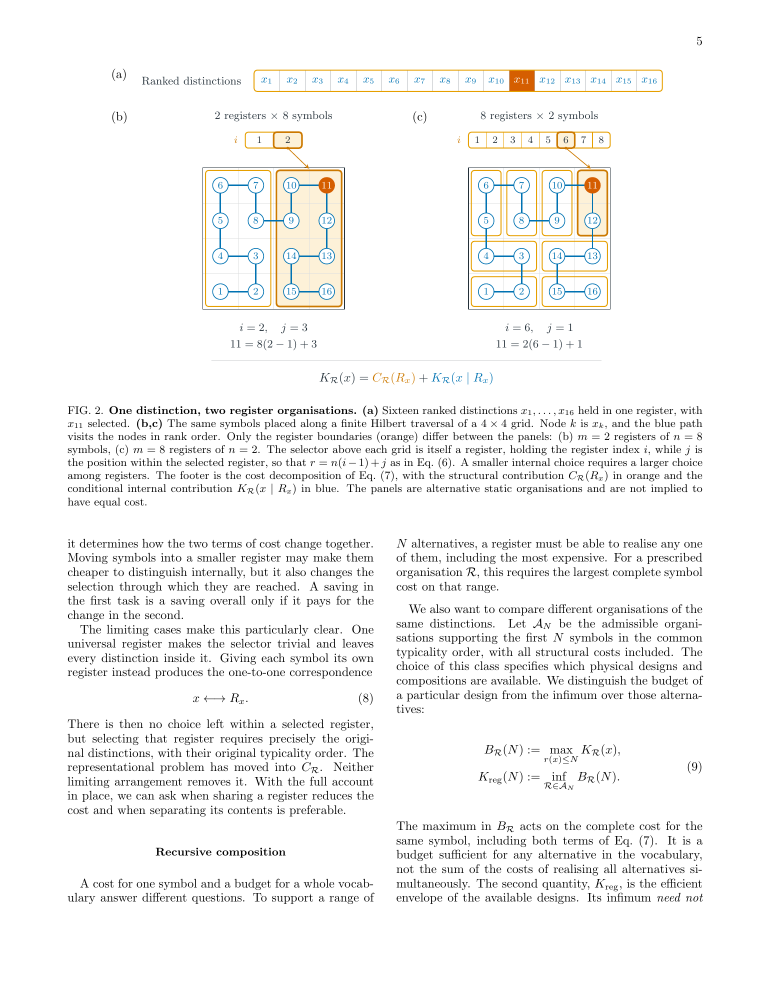
#> input picture assets/img/eigen/source-pages/cost-05.webp, 1530 x 1980 px (shown at 1/2 size)
$ python -i build_cost_reading_sections.py   (imports and definitions only)
#> lines starting #> are read from the running program, lines starting #| are printed output that depends on the picture
"""Build the section-by-section reading edition and its full, scriptless transcripts.

Run without arguments to rebuild the index, HTML and opening from the published
section JSONs. Supply --cost-build with a compiled manuscript directory to
regenerate section texts and figure crops. A standalone submission ZIP can
also be built with --cost-submission. Regeneration requires Poppler, mutool,
Pandoc and Pillow. The build is checked against every page of the public Cost PDF.
Kalmár has no embedded TeX. Its displayed mathematics is transcribed against the
PDF, with checked offsets in the original Poppler text stream.
"""

import argparse
import hashlib
import json
import re
import subprocess
import sys
import tempfile
import unicodedata
from html import escape as esc
from pathlib import Path
from xml.etree import ElementTree
from zipfile import ZipFile

from PIL import Image

SITE = Path(__file__).resolve().parents[1]
OUT = SITE / "eigenengine/cost-of-complexity/reading"
WEB = "/eigenengine/cost-of-complexity/reading/"
GUIDE = "/eigenengine/guide/"
ROMAN = ["I", "II", "III", "IV", "V", "VI", "VII", "VIII"]


def call(*args):
    return subprocess.check_output(list(map(str, args))).decode()


# [134 lines left out: functions emit, pdf_info, figure_image, packet, brace, wrap_command and 1 more, not called in this run]


def generate_cost(src):
    pdf = SITE / "eigenengine/guide/the-cost-of-complexity.pdf"
    if (
        hashlib.sha256(pdf.read_bytes()).hexdigest()
        != "3d6b0e6712cd9ff6d5c91d152d5cd1a9eeda93862fc90ea2fc02c894383c4c87"
    ):
        raise ValueError("Unexpected edition of The Cost of Complexity")
    assert call("pdftotext", "-raw", src / "main.pdf", "-") == call(
        "pdftotext", "-raw", pdf, "-"
    ), "The source build must reproduce the released PDF text"
    titles, _dest = pdf_info(pdf)
    aux = (src / "main.aux").read_text()
    labels = {
        k: (n, int(p))
        for k, n, p in re.findall(r"\\newlabel\{([^{}]+)\}\{\{([^{}]*)\}\{(\d+)\}", aux)
    }
    cite = {k: n for k, n in re.findall(r"\\bibcite\{([^}]+)\}\{\{(\d+)\}", aux)}
    assert len(cite) == 76
    number = 0
    theorem = 0
    footnotes = 0
    figures = []

    # [136 lines left out: function render, not called in this run]

    main = (src / "main.tex").read_text()
    inputs = re.findall(r"^\\input\{([^}]+)\}", main, re.MULTILINE)
    abstract = render((src / (inputs[0] + ".tex")).read_text())
    data = []
    for i, f in enumerate(inputs[1:]):
        text = (src / (f + ".tex")).read_text()
        heading = re.search(r"\\section\{([^}]+)\}", text)
        figures = []
        body = render(text[heading.end() :])
        title = heading[1]
        data.append(
            (ROMAN[i].lower(), ROMAN[i], title, "section", titles[title], body, figures)
        )
    ack = re.search(
        r"\\begin\{acknowledgments\}(.*?)\\end\{acknowledgments\}", main, re.DOTALL
    )[1]
    figures = []
    data.append(
        (
            "acknowledgments",
            "",
            "Acknowledgments",
            "acknowledgments",
            titles["Acknowledgments"],
            render(ack),
            figures,
        )
    )
    apps = re.split(
        r"\\section\{([^}]+)\}",
        main.split("\\appendix", 1)[1].split("\\bibliographystyle", 1)[0],
    )
    for i, (title, content) in enumerate(zip(apps[1::2], apps[2::2])):
        letter = chr(65 + i)
        number = 0
        title = render(title)
        figures = []                           # an appendix may carry a figure of its own
        text = render(content, letter)
        data.append(
            (
                "appendix-" + letter.lower(),
                "Appendix " + letter,
                title,
                "appendix",
                titles[title],
                text,
                figures,
            )
        )
    raw = call("pdftotext", "-raw", pdf, "-")
    refs = references(raw)
    assert refs.startswith("[1] ") and "[76] " in refs
    data.append(
        ("references", "", "References", "references", titles["References"], refs, [])
    )
    out = []
    for i, (id, l, t, kind, p, tx, fig) in enumerate(data):
        end = data[i + 1][4] if i + 1 < len(data) else 22
        # The publication switches to a new page between some complete sections.
        if id == "acknowledgments":
            end = p
        end = max([end, *[f["page"] for f in fig]])
        out.append(packet("cost", id, l, t, kind, [p, end], tx, fig))
    ar = packet("cost", "abstract", "", "Abstract", "abstract", [1, 1], abstract)
    return {
        "id": "cost",
        "title": "The Cost of Complexity: A Physical Theory of Representation",
        "pdf": GUIDE + pdf.name,
        "sha256": hashlib.sha256(pdf.read_bytes()).hexdigest(),
        "abstract": abstract,
        "abstractUrl": ar["url"],
        "sourceNote": "Prose and mathematical expressions from the Writing App manuscript of 28 November 2026. Its compiled text was checked on all 22 pages. Figure images are crops of the PDF.",
        "sections": out,
    }


# Typeset mathematics transcribed from the dated 8-page PDF. Ranges refer to
# Poppler's raw-order lines, with floats and their captions removed before joining prose.
EQ = {
    (
        66,
        68,
    ): r"K_{\mathrm{reg}}(N)=\inf_{\mathcal R\in\mathcal A_N} B_{\mathcal R}(N).",
    (71, 71): r"K_{\mathrm{reg}}(mn)\le K_{\mathrm{reg}}(m)+K_{\mathrm{reg}}(n),",
    (73, 73): r"\kappa_\infty\ln N\le K_{\mathrm{reg}}(N).",
    (75, 75): r"K_{\mathrm{reg}}(n)=K_0+\kappa\ln n,",
    (
        83,
        91,
    ): r"p(r\mid\lambda)=\frac{r^{-\lambda}}{Z_R(\lambda)},\qquad Z_R(\lambda)=\sum_{r=1}^{R}r^{-\lambda},",
    (99, 109): r"\lim_{R\to\infty}\frac{C_R(1+x/L)}{L}=c(x):=\frac1x-\frac{1}{e^x-1},",
    (
        131,
        133,
    ): r"\langle K\rangle_p-\kappa H(p)=\bigl(K_0-\kappa\ln H_R\bigr)+\kappa D(p\Vert h),",
    (142, 142): r"K_0\ge\kappa\ln H_R=\kappa\ln\ln R+O(1/\ln R).",
    (149, 156): r"r=1+\sum_{i=1}^{k}(j_i-1)\prod_{l>i}n_l.",
    (170, 173): r"H(N)=\sum_{d\mid N,\,d>1}H(N/d).",
    (
        175,
        187,
    ): r"\sum_{N\ge 1}\frac{H(N)}{N^s}=\sum_{k\ge 0}\bigl(\zeta(s)-1\bigr)^k=\frac{1}{2-\zeta(s)}.",
    (
        191,
        198,
    ): r"\sum_{N\le x}H(N)=\frac{x^\rho}{-\rho\zeta^{\prime}(\rho)}\bigl(1+o(1)\bigr),",
    (201, 202): r"H(N)\le N^\rho",
    (
        224,
        228,
    ): r"B(n_1,\ldots,n_k)=\sum_{i=1}^{k}K_{\mathrm{reg}}(n_i)=kK_0+\kappa\ln N.",
    (236, 237): r"\zeta(\lambda_c)=1+e^{\lambda_c k_0}",
    (
        239,
        248,
    ): r"\Omega(b)=\frac{e^{\lambda_c b}}{\lambda_c m}\bigl(1+o(1)\bigr),\qquad m=k_0-\frac{\zeta^{\prime}(\lambda_c)}{\zeta(\lambda_c)-1},",
    (250, 254): r"\lim_{b\to\infty}\frac{\ln\Omega(b)}{b}=\lambda_c.",
    (298, 299): r"1<\lambda_c<1+e^{-k_0}.",
    (
        365,
        373,
    ): r"P(n_1,\ldots,n_k)=\frac{1}{\Xi}\prod_{i=1}^k z\,n_i^{-\lambda},\qquad z=e^{-\lambda k_0},",
    (
        439,
        449,
    ): r"\Xi(\lambda)=\sum_{k\ge0}q^k=\frac{1}{1-q},\qquad q=e^{-\lambda k_0}\bigl(\zeta(\lambda)-1\bigr).",
    (454, 458): r"P(k)=(1-q)q^k,\qquad\langle k\rangle=\frac{q}{1-q}.",
    (461, 464): r"P(n)=\frac{n^{-\lambda}}{\zeta(\lambda)-1},\qquad n\ge2.",
    (494, 494): r"1<\lambda_c\le\rho=1.7286\ldots,",
    (504, 507): r"\theta(N)=\frac{\ln H(N)}{\ln N},",
    (
        514,
        521,
    ): r"\begin{aligned}K_{\mathrm{self}}(N)&\ge\kappa_\infty[1+\theta(N)]\ln N,\\ K_{\mathrm{self}}(N)&\le K_{\mathrm{reg}}(N)+K_{\mathrm{reg}}\bigl(H(N)\bigr),\end{aligned}",
    (551, 554): r"\Lambda(N)\le\frac{\ln N}{1-\theta}.",
    (561, 565): r"\Lambda(p^k)=k\ln p+\frac{k(k-1)}{2}\ln 2.",
    (574, 577): r"\Lambda(N)=\frac{\ln N\,(\log_2N+1)}{2},",
    (616, 616): r"A_2(k)=A_1(k)+A_2(k-1),\qquad A_2(1)=1,",
    (629, 629): r"A_n(k)=A_{n-1}(k)+A_n(k-1),\qquad A_n(1)=1,",
    (639, 650): r"A_n(k)=\binom{k+n-1}{n}=\frac{(\log_2 N)^n}{n!}\bigl[1+O(1/k)\bigr].",
    (
        716,
        725,
    ): r"\sum_{n\ge0}A_n(k)x^n=(1-x)^{-k}=N^\alpha,\qquad\alpha=\log_2\frac{1}{1-x}.",
    (
        740,
        749,
    ): r"\frac{N^\alpha-1}{\alpha}=\frac{1}{\alpha}\sum_{n\ge1}A_n(\log_2N)x^n,",
    (754, 758): r"\sum_{n\ge0}A_n(k)2^{-n}=2^k=N,",
    (
        836,
        850,
    ): r"H(N)\le\sum_{d\mid N,\,d>1}\left(\frac{N}{d}\right)^\rho<N^\rho\sum_{d\ge2}d^{-\rho}=N^\rho\bigl(\zeta(\rho)-1\bigr)=N^\rho.",
    (
        865,
        871,
    ): r"q(\lambda)=\int e^{-\lambda s}\,\nu(ds)=e^{-\lambda k_0}\bigl(\zeta(\lambda)-1\bigr),",
    (
        888,
        898,
    ): r"m=\sum_{n\ge2}(k_0+\ln n)\,e^{-\lambda_c k_0}n^{-\lambda_c}=k_0-\frac{\zeta^{\prime}(\lambda_c)}{\zeta(\lambda_c)-1}<\infty.",
    (
        906,
        921,
    ): r"e^{-\lambda_c b}\Omega(b)=\int_0^b e^{-\lambda_c(b-s)}\,U(ds)\longrightarrow\frac1m\int_0^\infty e^{-\lambda_c t}\,dt=\frac1{\lambda_c m}",
    (
        930,
        942,
    ): r"\sum_{r=1}^R\frac1r f\left(\frac{\ln r}{L}\right)=L\int_0^1 f(t)\,dt+O(1).",
    (
        950,
        967,
    ): r"\frac{C_R}{L}=\frac{\int_0^1te^{-xt}\,dt}{\int_0^1e^{-xt}\,dt}+O(1/L)=\frac1x-\frac1{e^x-1}+O(1/L).",
    (972, 975): r"\langle K\rangle_p=K_0-\kappa\ln H_R-\kappa\sum_r p(r)\ln h(r),",
    (1030, 1045): r"\binom{k+n-1}{n}=\sum_{j=0}^n\binom{n-1}{n-j}\binom{k}{j},",
}
MID = {
    (
        17,
        23,
    ): r"organisation needs range $NH(N)$, with $H(N)\le N^\rho$. Closing that account for a binary register of k digits costs k(k + 1)/2 digits. Iterating the construction gives a hierarchy with cost $\binom{k+n-1}{n}$ at level n, whose generating function is a power law in N.",
    (
        93,
        95,
    ): r"family are used below. Write $C_R(\lambda)=\sum_r p(r\mid\lambda)\ln r$ for",
    (127, 129): r"be the harmonic distribution with $H_R=\sum_{r\le R}1/r$, and",
    (
        311,
        314,
    ): r"of the letters sum to one [14]. Here that condition is $\sum_{n\ge2} e^{-\lambda(k_0+\ln n)}=1$, which is Eq. (15). The constant",
    (
        330,
        333,
    ): r"root of $\sum_{n\in S}e^{-\lambda b_n}=1$. If the $b_n$ are the lengths of a",
    (
        510,
        512,
    ): r"budget $K_{\mathrm{self}}(N)=K_{\mathrm{reg}}\bigl(NH(N)\bigr)$ of a register holding",
    (
        537,
        541,
    ): r"Definition 2. The organisation tower of N is the sequence $N_0=N$, $N_{t+1}=H(N_t)$. The tower closes if $N_T=1$ for some T, and its closure cost is $\Lambda(N)=\sum_{t<T}\ln N_t$.",
    (
        542,
        547,
    ): r"A closed tower holds $\prod_t N_t$ joint alternatives, so its budget lies between $\kappa_\infty\Lambda(N)$ and $\sum_{t<T}K_{\mathrm{reg}}(N_t)$.",
    (
        549,
        550,
    ): r"1. If $\theta(N_t)\le\theta<1$ for every level of the tower, then the tower closes and",
    (
        555,
        560,
    ): r"2. For $N=p^k$ with p prime the tower is $p^k,2^{k-1},2^{k-2},\ldots,1$ and",
    (566, 567): r"For p = 2 this is $\tfrac12k(k+1)\ln 2$.",
    (797, 799): r"nodes. Their number grows exponentially, as $(3+2\sqrt2)^N$",
    (
        852,
        855,
    ): r"Let $s_n=k_0+\ln n$ for $n\ge2$ and let $\nu=\sum_{n\ge2}\delta_{s_n}$.",
    (
        856,
        861,
    ): r"An organisation is a finite sequence of steps $s_{n_i}$ and its budget is their sum, so $\Omega(b)=\sum_{k\ge0}\nu^{*k}([0,b])$. The",
    (
        876,
        883,
    ): r"≤ 1, λ_c ≤ ρ with equality only at k₀ = 0, and λ_c decreases with $k_0$. From $\zeta(\lambda)-1<\int_1^\infty x^{-\lambda}\,dx=1/(\lambda-1)$ we get $e^{\lambda_c k_0}<1/(\lambda_c-1)$, which gives Eq. (18).",
    (
        884,
        887,
    ): r"The tilted measure $P^*(ds)=e^{-\lambda_c s}\nu(ds)$ is a probability distribution on $(0,\infty)$ with mean",
    (
        900,
        905,
    ): r"$s_2=\ln2$ are incommensurable. Let $U=\sum_{k\ge0}P^{*k}$ be its renewal measure. Then $\Omega(db)=e^{\lambda_c b}U(db)$ and",
    (
        943,
        949,
    ): r"At $\lambda=1+x/L$ the weight is $r^{-\lambda}=r^{-1}e^{-x\ln r/L}$. Taking $f(t)=e^{-xt}$ and $f(t)=te^{-xt}$,",
    (976, 978): r"and $-\sum_r p\ln h=H(p)+D(p\Vert h)$.",
    (
        980,
        992,
    ): r"in $db$ is $e^{-\lambda b}\Omega(db)=e^{-(\lambda-\lambda_c)b}U(db)$. By the renewal theorem $U([a,a+h])\to h/m$, so for continuous g on [0, 1], $L^{-1}\int_0^L g(b/L)\,U(db)\to m^{-1}\int_0^1g(t)\,dt$. At $\lambda=\lambda_c+x/L$ the weight is $e^{-xb/L}$ and the calculation above applies.",
    (
        999,
        1006,
    ): r"Proposition 4. (i) $\ln N_{t+1}\le\theta\ln N_t$ gives $\ln N_t\le\theta^t\ln N$. The ranges are integers, so the tower reaches one, and the geometric series gives Eq. (26). (ii) $H(p^k)=2^{k-1}$, the number of compositions of k, for every prime p. (iii) is immediate.",
    (
        1008,
        1028,
    ): r"(i) $\binom{k+n-1}{n}$ satisfies Pascal’s rule $\binom{k+n-1}{n}=\binom{k+n-2}{n-1}+\binom{k+n-2}{n}$, which is Eq. (30), and equals one at k = 1 and at n = 0. (ii) $A_n(k+1)=\binom{k+n}{n}=\binom{k+n}{k}=A_k(n+1)$.",
    (
        1046,
        1055,
    ): r"with coefficient one at $j=n$. The change from $\{\binom{k}{j}\}$ to $\{A_n\}$ is therefore unitriangular over the integers, and the binomial coefficients $\binom{k}{j}$ are a basis for the integer-valued polynomials [21]. (iv) is the negative binomial series, and",
    (1056, 1058): r"$(1-x)^{-k}=2^{k\log_2[1/(1-x)]}$.",
    (
        1064,
        1068,
    ): r"local exponent of $\sum_{n\le N} H(n)$ between $N=10^5$ and $10^6$ is 1.730. The partial sum of Eq. (11) over $N\le 2\times10^6$",
}
# Locations of paragraph boundaries in the PDF's text stream.
PARAS = {
    33,
    41,
    48,
    69,
    72,
    74,
    76,
    80,
    97,
    115,
    122,
    125,
    136,
    141,
    145,
    159,
    166,
    174,
    199,
    207,
    220,
    229,
    234,
    300,
    305,
    319,
    328,
    359,
    452,
    453,
    459,
    465,
    467,
    475,
    478,
    484,
    486,
    499,
    509,
    525,
    535,
    537,
    542,
    548,
    549,
    555,
    568,
    570,
    582,
    585,
    608,
    613,
    627,
    631,
    636,
    638,
    651,
    713,
    715,
    726,
    735,
    759,
    761,
    767,
    778,
    787,
    792,
    804,
    807,
    812,
    817,
    830,
    834,
    852,
    884,
    899,
    928,
    943,
    968,
    971,
    979,
    995,
    999,
    1008,
    1029,
    1060,
    1071,
    1077,
    1085,
    1095,
}
SPECS = [
    ("i", "I", "Introduction", 25, 59, (1, 1)),
    ("ii", "II", "Setting", 62, 142, (1, 2)),
    ("iii", "III", "Organisations of a positional register", 145, 218, (2, 3)),
    ("iv", "IV", "The capacity of organisation", 220, 357, (2, 3)),
    ("v", "V", "The ensemble of organisations", 359, 497, (3, 4)),
    ("vi", "VI", "Self-indexing registers", 499, 606, (4, 5)),
    ("vii", "VII", "The reflective hierarchy", 608, 776, (5, 6)),
    ("viii", "VIII", "Outlook", 778, 819, (6, 7)),
    ("acknowledgments", "", "Acknowledgments", 821, 828, (7, 7)),
    ("appendix-a", "Appendix A", "The bound on H(N)", 830, 850, (7, 7)),
    ("appendix-b", "Appendix B", "Proof of Theorem 1", 852, 926, (7, 7)),
    ("appendix-c", "Appendix C", "Pinning", 928, 992, (7, 7)),
    ("appendix-d", "Appendix D", "Self-indexing and closure", 995, 1006, (8, 8)),
    ("appendix-e", "Appendix E", "Proof of Theorem 4", 1008, 1058, (8, 8)),
    ("appendix-f", "Appendix F", "Numerical checks", 1060, 1100, (8, 8)),
    ("references", "", "References", 1101, 1149, (8, 8)),
]
# The first citation of a composite figure can precede the section that gives all of its results.
FIGS = {
    "iii": (
        1,
        3,
        "(a) The eight positional organisations of sixteen ranked symbols, labelled by their ordered factorisation and depth k. Orange lines are register boundaries, drawn shorter at each deeper level. The organisations 2 · 8 and 8 · 2 are panels (b) and (c) of Fig. 2 in Ref. [1]. (b) Number of positional organisations H(N) for $2 \\le N \\le 10^6$ (grey points), computed from Eq. (10). Blue line: the bound $N^\\rho$ of Eq. (13). Black line: H = N. Orange markers: the six ranges in this interval with H(N) = N.",
    ),
    "v": (
        2,
        4,
        r"(a) Critical multiplier $\lambda_c$ against existence cost $K_0/\kappa$, from Eq. (15). Above the line the ensemble of organisations is normalised and has finite mean depth. In the shaded region the partition sum of Eq. (20) diverges. (b) Number of organisations $\Omega(b)$ of budget at most b, multiplied by $e^{-\lambda_c b}$, counted exactly for ranges up to $10^6$. Horizontal lines: the limits $1/(\lambda_c m)$ of Theorem 1. (c) Mean depth $\langle k\rangle=q/(1-q)$ of the ensemble, Eq. (21). Vertical lines mark $\lambda_c$.",
    ),
    "vii": (
        3,
        6,
        r"(a) Closure ratio $\Lambda(N)/\ln N$ for the organisation towers that close, $2\le N\le10^4$ (grey points). Blue: $N=2^k$, where the ratio is $(k+1)/2$ by Eq. (27). Orange marks along the top: the 817 ranges whose tower reaches a fixed point or a cycle of H. (b) Closure cost $A_n(k)=\binom{k+n-1}{n}$ of a binary register of k digits at reflective levels $n=1,\ldots,4$, in digits, from Theorem 4. Black line: $\sum_n A_n(k)2^{-n}=2^k$.",
    ),
}
FLOAT_LINES = [(256, 295), (337, 349), (375, 437), (592, 606), (654, 712), (862, 863)]
# Ordinary PDF text carries only glyphs, so give inline superscripts and
# subscripts a linear mathematical spelling outside the transcribed displays.
SUB = [
    ("exp(λcB/κ)", "exp(λ_c B/κ)"),
    ("exp(λcK0/κ)", "exp(λ_c K₀/κ)"),
    ("eλcK0/κ", "exp(λ_c K₀/κ)"),
    ("e−λu", "exp(−λu)"),
    ("e−ρk0", "exp(−ρ k₀)"),
    ("e−λct", "exp(−λ_c t)"),
    ("e−λcb", "exp(−λ_c b)"),
    ("eρ", "e^ρ"),
    ("eu", "e^u"),
    ("n−λc", "n^(−λ_c)"),
    ("n−λ", "n^(−λ)"),
    ("Nρ−ε", "N^(ρ−ε)"),
    ("N−λ", "N^(−λ)"),
    ("Nρ", "N^ρ"),
    ("Nα", "N^α"),
    ("2k−1", "2^(k−1)"),
    ("2k", "2^k"),
    ("2j", "2^j"),
    ("pk", "p^k"),
    ("nk−1", "n^(k−1)"),
    ("(1−x)xn", "(1−x)x^n"),
    ("gα", "g_α"),
    ("κα", "κ_α"),
    ("BR(N)", "B_ℛ(N)"),
    ("IK(", "I_K("),
    ("Kreg", "K_reg"),
    ("Kself", "K_self"),
    ("κ∞", "κ_∞"),
    ("AN", "𝒜_N"),
    ("λR", "λ_R"),
    ("λc", "λ_c"),
    ("k0", "k₀"),
    ("K0", "K₀"),
    ("Z∞", "Z_∞"),
    ("ZR", "Z_R"),
    ("HR", "H_R"),
    ("CR", "C_R"),
    ("log2", "log₂"),
    ("A0", "A₀"),
    ("A1", "A₁"),
    ("A2", "A₂"),
    ("A3", "A₃"),
    ("An−1", "Aₙ₋₁"),
    ("An(", "Aₙ("),
    ("Ak(", "Aₖ("),
    ("n1", "n₁"),
    ("n2", "n₂"),
    ("nk", "nₖ"),
    ("ni", "nᵢ"),
    ("j1", "j₁"),
    ("jk", "jₖ"),
    ("ji", "jᵢ"),
    ("s3", "s₃"),
    ("s4", "s₄"),
    ("s2", "s₂"),
    ("rHR", "r H_R"),
    (" IK ", " I_K "),
    ("budgets bn", "budgets bₙ"),
    ("limN→∞", "lim_(N→∞)"),
    ("̸=", "≠"),
    ("...", "…"),
    (". . .", "…"),
]


# [180 lines left out: functions generate_kalmar, join, not called in this run]


MATH = re.compile(r"(\$\$[\s\S]*?\$\$|\$[^$]*?\$)")


# [297 lines left out: functions conversions, inline_type, transcript, manual_view, from_packets, main, not called in this run]


# [2 lines not run here, left out]

>>> import cv2
>>> picture = cv2.imread('../assets/img/eigen/source-pages/cost-05.webp', cv2.IMREAD_GRAYSCALE)
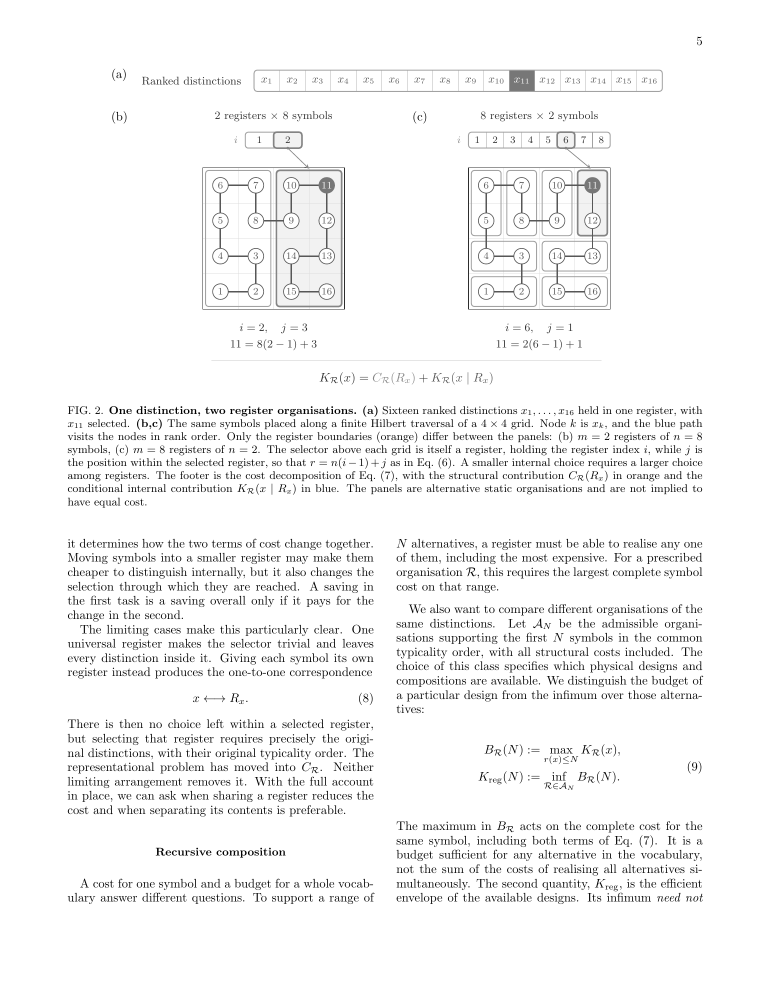
#> picture: shape (1980, 1530) (shown at 1/2 size); min 0, max 255, mean 245.1
#> (the run stopped early here; a loop or call above may not have finished)
